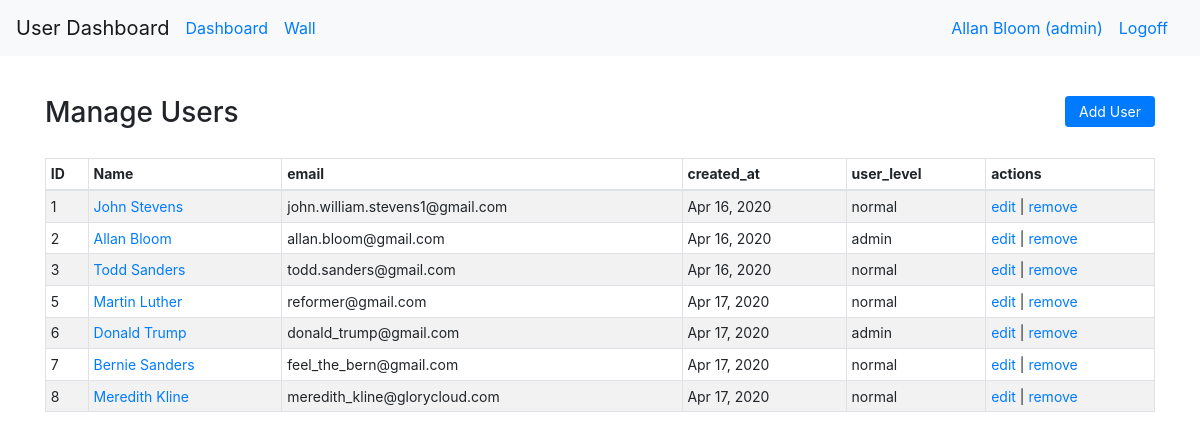
Page /dashboard (signed in) on the committed database.
### login_and_registration_app/models.py (models this page shows)
class User(models.Model):
    first_name = models.CharField(max_length=255)
    last_name = models.CharField(max_length=255)
    email = models.CharField(max_length=255)
    level = models.IntegerField(default=1)
    description = models.TextField(null=True)
    password = models.CharField(max_length=45)
    created_at = models.DateTimeField(auto_now_add=True)
    updated_at = models.DateTimeField(auto_now=True)
    objects = UserManager()

### dashboard_app/views.py (the view)
# urls.py: path("", views.dashboard),
def dashboard(request):
    context = {
        "user": logged_user(request),
        "users": User.objects.all(),
    }
    return render(request, "dashboard.html", context)

### dashboard_app/views.py (called while the page is built)
def logged_user(request):
    return User.objects.filter(id=request.session["user_id"])[0]

### dashboard_app/templates/dashboard.html (shortened to what this page needs)
<!doctype html>
<html lang="en">
  <head>
    {% load static %}
    <link rel="stylesheet" type="text/css" href="{% static 'bootstrap.css' %}">
  </head>
  <body>
    <nav class="navbar navbar-expand-md navbar-light bg-light">
      <a class="navbar-brand" href="/">User Dashboard</a>
      <div class="collapse navbar-collapse" id="navbarSupportedContent">
        <a class="navbar-nav mr-sm-0 nav-link" href="/dashboard">Dashboard</a>
        <a class="navbar-nav mr-auto nav-link" href="/message_board/{{user.id}}">Wall</a>
      {% if request.session.user_id == None %}
        <a class="navbar-nav mr-sm-0 nav-link" href="/signin">Signin</a>
      {% else %}
      {% if user.level == 9%}
      <a class="navbar-nav mr-sm-0 nav-link" href="/dashboard/profile">{{user.first_name}} {{user.last_name}} (admin)</a>
      {% else %}
      <a class="navbar-nav mr-sm-0 nav-link" href="/dashboard/profile">{{user.first_name}} {{user.last_name}}</a>
      {% endif %}
      <a class="navbar-nav mr-sm-0 nav-link" href="/logoff">Logoff</a>
      {% endif %}
      </div>
    </nav>
    <div class="container">
      <div class="row header_row">
        <div class="col-8">
        {% if user.level == 9%}
          <h3>Manage Users</h3>
        {% else %}
          <h3>All Users</h3>
        {% endif %}
        </div>
        {% if user.level == 9 %}
        <div class="col-4 text-right">
          <form action="/dashboard/add_user" method="post">
            <button class="btn btn-primary btn-sm">Add User</button>
          </form>
        </div>
        {% endif %}
      </div>
      <div class="row">
        <div class="col-12">
          <div class="table-responsive-lg">
            <table class="table table-striped table-hover table-sm table-bordered">
              <thead>
                <tr>
                  <th>ID</th>
                  <th>Name</th>
                  <th>email</th>
                  <th>created_at</th>
                  <th>user_level</th>
                  {% if user.level == 9%}
                  <th>actions</th>
                  {% endif %}
                </tr>
              </thead>
              <tbody>
              {% for profile in users %}
                <tr>
                  <td>{{ profile.id }}</td>
                  <td><a href="/message_board/{{profile.id}}">{{ profile.first_name }} {{ profile.last_name }}</a></td>
                  <td>{{ profile.email }}</td>
                  <td>{{ profile.created_at|date:"M d, Y" }}</td>
                {% if profile.level == 9%}
                  <td>admin</td>
                {% else %}
                  <td>normal</td>
                {% endif %}
                {% if user.level == 9%}
                  <td>
                    <a href="/dashboard/edit_user/{{profile.id}}">edit</a> |
                    <a href="" data-toggle="modal" data-target="#remove{{profile.id}}">remove</a>
                  </td>
                {% endif %}
                </tr>
              {% endfor %}
              </tbody>
            </table>
          </div>
        </div>
      </div>
    </div>
  </body>
</html>

### dashboard_app/templates/dashboard.html (style rules this page uses)
.header_row { margin-top: 40px; margin-bottom: 20px; }
button { width: 90px; }
table { font-size: 14px; }

### rows in the picture
User: first_name "Allan", last_name "Bloom", id "2", email "allan.bloom@gmail.com", created_at "Apr 16, 2020", level "admin"
User: id "1", first_name "John", last_name "Stevens", email "john.william.stevens1@gmail.com", created_at "Apr 16, 2020", level "normal"
User: id "3", first_name "Todd", last_name "Sanders", email "todd.sanders@gmail.com", created_at "Apr 16, 2020", level "normal"
User: id "5", first_name "Martin", last_name "Luther", email "reformer@gmail.com", created_at "Apr 17, 2020", level "normal"
User: id "6", first_name "Donald", last_name "Trump", email "donald_trump@gmail.com", created_at "Apr 17, 2020", level "admin"
User: id "7", first_name "Bernie", last_name "Sanders", email "feel_the_bern@gmail.com", created_at "Apr 17, 2020", level "normal"
User: id "8", first_name "Meredith", last_name "Kline", email "meredith_kline@glorycloud.com", created_at "Apr 17, 2020", level "normal"
